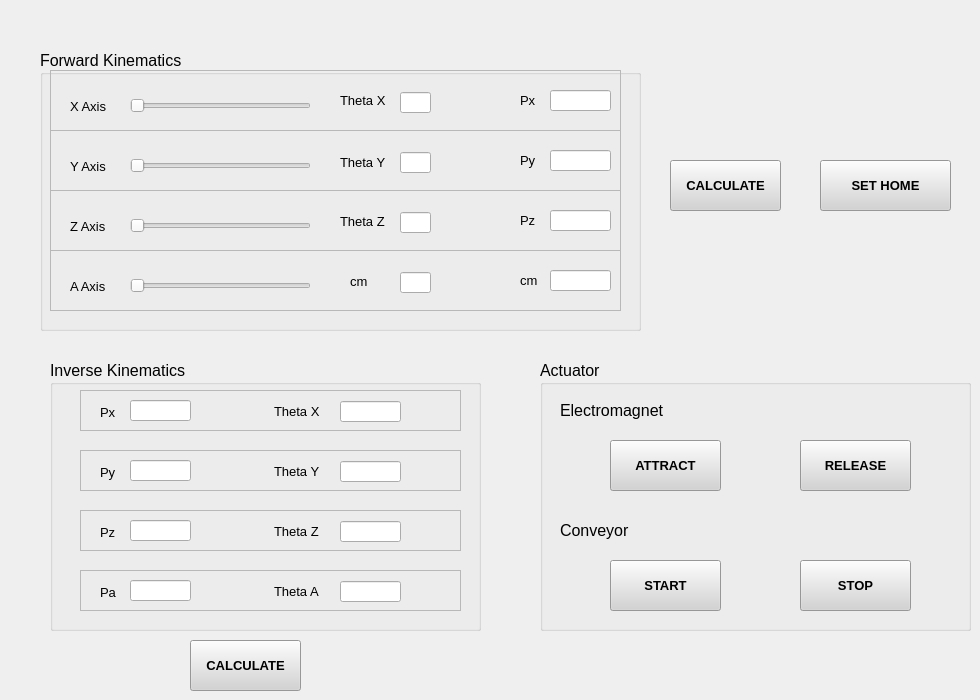
    <widget class="QWidget" name="page_control">
     <widget class="QGroupBox" name="groupBox">
      <property name="geometry">
       <rect>
        <x>40</x>
        <y>50</y>
        <width>601</width>
        <height>281</height>
       </rect>
      </property>
      <property name="font">
       <font>
        <family>Arial</family>
        <pointsize>12</pointsize>
       </font>
      </property>
      <property name="title">
       <string>Forward Kinematics</string>
      </property>
      <widget class="QFrame" name="frame">
       <property name="geometry">
        <rect>
         <x>10</x>
         <y>20</y>
         <width>571</width>
         <height>61</height>
        </rect>
       </property>
       <property name="frameShape">
        <enum>QFrame::StyledPanel</enum>
       </property>
       <property name="frameShadow">
        <enum>QFrame::Raised</enum>
       </property>
       <widget class="QLabel" name="label_6">
        <property name="geometry">
         <rect>
          <x>20</x>
          <y>28</y>
          <width>55</width>
          <height>16</height>
         </rect>
        </property>
        <property name="font">
         <font>
          <pointsize>10</pointsize>
         </font>
        </property>
        <property name="text">
         <string>X Axis</string>
        </property>
       </widget>
       <widget class="QSlider" name="theta1_slid">
        <property name="geometry">
         <rect>
          <x>80</x>
          <y>20</y>
          <width>181</width>
          <height>31</height>
         </rect>
        </property>
        <property name="orientation">
         <enum>Qt::Horizontal</enum>
        </property>
       </widget>
       <widget class="QLineEdit" name="sl_theta1_dis">
        <property name="geometry">
         <rect>
          <x>350</x>
          <y>22</y>
          <width>31</width>
          <height>21</height>
         </rect>
        </property>
        <property name="font">
         <font>
          <pointsize>9</pointsize>
         </font>
        </property>
       </widget>
       <widget class="QLabel" name="label_7">
        <property name="geometry">
         <rect>
          <x>290</x>
          <y>20</y>
          <width>61</width>
          <height>20</height>
         </rect>
        </property>
        <property name="font">
         <font>
          <pointsize>10</pointsize>
         </font>
        </property>
        <property name="text">
         <string>Theta X</string>
        </property>
       </widget>
       <widget class="QLineEdit" name="px_dis">
        <property name="geometry">
         <rect>
          <x>500</x>
          <y>20</y>
          <width>61</width>
          <height>21</height>
         </rect>
        </property>
        <property name="font">
         <font>
          <pointsize>9</pointsize>
         </font>
        </property>
       </widget>
       <widget class="QLabel" name="label_52">
        <property name="geometry">
         <rect>
          <x>470</x>
          <y>20</y>
          <width>30</width>
          <height>20</height>
         </rect>
        </property>
        <property name="font">
         <font>
          <pointsize>10</pointsize>
         </font>
        </property>
        <property name="text">
         <string>Px</string>
        </property>
       </widget>
      </widget>
      <widget class="QFrame" name="frame_3">
       <property name="geometry">
        <rect>
         <x>10</x>
         <y>80</y>
         <width>571</width>
         <height>61</height>
        </rect>
       </property>
       <property name="frameShape">
        <enum>QFrame::StyledPanel</enum>
       </property>
       <property name="frameShadow">
        <enum>QFrame::Raised</enum>
       </property>
       <widget class="QLabel" name="label_9">
        <property name="geometry">
         <rect>
          <x>20</x>
          <y>28</y>
          <width>55</width>
          <height>16</height>
         </rect>
        </property>
        <property name="font">
         <font>
          <pointsize>10</pointsize>
         </font>
        </property>
        <property name="text">
         <string>Y Axis</string>
        </property>
       </widget>
       <widget class="QSlider" name="theta2_slid">
        <property name="geometry">
         <rect>
          <x>80</x>
          <y>20</y>
          <width>181</width>
          <height>31</height>
         </rect>
        </property>
        <property name="orientation">
         <enum>Qt::Horizontal</enum>
        </property>
       </widget>
       <widget class="QLineEdit" name="sl_theta2_dis">
        <property name="geometry">
         <rect>
          <x>350</x>
          <y>22</y>
          <width>31</width>
          <height>21</height>
         </rect>
        </property>
        <property name="font">
         <font>
          <pointsize>9</pointsize>
         </font>
        </property>
       </widget>
       <widget class="QLabel" name="label_8">
        <property name="geometry">
         <rect>
          <x>290</x>
          <y>22</y>
          <width>61</width>
          <height>20</height>
         </rect>
        </property>
        <property name="font">
         <font>
          <pointsize>10</pointsize>
         </font>
        </property>
        <property name="text">
         <string>Theta Y</string>
        </property>
       </widget>
       <widget class="QLineEdit" name="py_dis">
        <property name="geometry">
         <rect>
          <x>500</x>
          <y>20</y>
          <width>61</width>
          <height>21</height>
         </rect>
        </property>
        <property name="font">
         <font>
          <pointsize>9</pointsize>
         </font>
        </property>
       </widget>
       <widget class="QLabel" name="label_53">
        <property name="geometry">
         <rect>
          <x>470</x>
          <y>20</y>
          <width>31</width>
          <height>20</height>
         </rect>
        </property>
        <property name="font">
         <font>
          <pointsize>10</pointsize>
         </font>
        </property>
        <property name="text">
         <string>Py</string>
        </property>
       </widget>
      </widget>
      <widget class="QFrame" name="frame_4">
       <property name="geometry">
        <rect>
         <x>10</x>
         <y>140</y>
         <width>571</width>
         <height>61</height>
        </rect>
       </property>
       <property name="frameShape">
        <enum>QFrame::StyledPanel</enum>
       </property>
       <property name="frameShadow">
        <enum>QFrame::Raised</enum>
       </property>
       <widget class="QLabel" name="label_11">
        <property name="geometry">
         <rect>
          <x>20</x>
          <y>28</y>
          <width>55</width>
          <height>16</height>
         </rect>
        </property>
        <property name="font">
         <font>
          <pointsize>10</pointsize>
         </font>
        </property>
        <property name="text">
         <string>Z Axis</string>
        </property>
       </widget>
       <widget class="QSlider" name="theta3_slid">
        <property name="geometry">
         <rect>
          <x>80</x>
          <y>20</y>
          <width>181</width>
          <height>31</height>
         </rect>
        </property>
        <property name="orientation">
         <enum>Qt::Horizontal</enum>
        </property>
       </widget>
       <widget class="QLineEdit" name="sl_theta3_dis">
        <property name="geometry">
         <rect>
          <x>350</x>
          <y>22</y>
          <width>31</width>
          <height>21</height>
         </rect>
        </property>
        <property name="font">
         <font>
          <pointsize>9</pointsize>
         </font>
        </property>
       </widget>
       <widget class="QFrame" name="frame_5">
        <property name="geometry">
         <rect>
          <x>170</x>
          <y>60</y>
          <width>371</width>
          <height>61</height>
         </rect>
        </property>
        <property name="frameShape">
         <enum>QFrame::StyledPanel</enum>
        </property>
        <property name="frameShadow">
         <enum>QFrame::Raised</enum>
        </property>
        <widget class="QLabel" name="label_12">
         <property name="geometry">
          <rect>
           <x>20</x>
           <y>30</y>
           <width>55</width>
           <height>16</height>
          </rect>
         </property>
         <property name="font">
          <font>
           <pointsize>10</pointsize>
          </font>
         </property>
         <property name="text">
          <string>X Axis</string>
         </property>
        </widget>
        <widget class="QSlider" name="horizontalSlider_7">
         <property name="geometry">
          <rect>
           <x>80</x>
           <y>20</y>
           <width>181</width>
           <height>31</height>
          </rect>
         </property>
         <property name="orientation">
          <enum>Qt::Horizontal</enum>
         </property>
        </widget>
        <widget class="QLineEdit" name="lineEdit_7">
         <property name="geometry">
          <rect>
           <x>280</x>
           <y>20</y>
           <width>61</width>
           <height>21</height>
          </rect>
         </property>
         <property name="font">
          <font>
           <pointsize>9</pointsize>
          </font>
         </property>
        </widget>
       </widget>
       <widget class="QLabel" name="pz_14">
        <property name="geometry">
         <rect>
          <x>290</x>
          <y>21</y>
          <width>55</width>
          <height>20</height>
         </rect>
        </property>
        <property name="font">
         <font>
          <pointsize>10</pointsize>
         </font>
        </property>
        <property name="text">
         <string>Theta Z</string>
        </property>
       </widget>
       <widget class="QLineEdit" name="pz_dis_2">
        <property name="geometry">
         <rect>
          <x>500</x>
          <y>20</y>
          <width>61</width>
          <height>21</height>
         </rect>
        </property>
        <property name="font">
         <font>
          <pointsize>9</pointsize>
         </font>
        </property>
       </widget>
       <widget class="QLabel" name="pz_dis">
        <property name="geometry">
         <rect>
          <x>470</x>
          <y>20</y>
          <width>55</width>
          <height>20</height>
         </rect>
        </property>
        <property name="font">
         <font>
          <pointsize>10</pointsize>
         </font>
        </property>
        <property name="text">
         <string>Pz</string>
        </property>
       </widget>
      </widget>
      <widget class="QFrame" name="frame_6">
       <property name="geometry">
        <rect>
         <x>10</x>
         <y>200</y>
         <width>571</width>
         <height>61</height>
        </rect>
       </property>
       <property name="frameShape">
        <enum>QFrame::StyledPanel</enum>
       </property>
       <property name="frameShadow">
        <enum>QFrame::Raised</enum>
       </property>
       <widget class="QLabel" name="label_13">
        <property name="geometry">
         <rect>
          <x>20</x>
          <y>28</y>
          <width>55</width>
          <height>16</height>
         </rect>
        </property>
        <property name="font">
         <font>
          <pointsize>10</pointsize>
         </font>
        </property>
        <property name="text">
         <string>A Axis</string>
        </property>
       </widget>
       <widget class="QSlider" name="base_slid">
        <property name="geometry">
         <rect>
          <x>80</x>
          <y>20</y>
          <width>181</width>
          <height>31</height>
         </rect>
        </property>
        <property name="orientation">
         <enum>Qt::Horizontal</enum>
        </property>
       </widget>
       <widget class="QLineEdit" name="base_sl_dis">
        <property name="geometry">
         <rect>
          <x>350</x>
          <y>22</y>
          <width>31</width>
          <height>21</height>
         </rect>
        </property>
        <property name="font">
         <font>
          <pointsize>9</pointsize>
         </font>
        </property>
       </widget>
       <widget class="QLabel" name="label_15">
        <property name="geometry">
         <rect>
          <x>300</x>
          <y>21</y>
          <width>55</width>
          <height>20</height>
         </rect>
        </property>
        <property name="font">
         <font>
          <pointsize>10</pointsize>
         </font>
        </property>
        <property name="text">
         <string>cm</string>
        </property>
       </widget>
       <widget class="QLineEdit" name="pa_dis">
        <property name="geometry">
         <rect>
          <x>500</x>
          <y>20</y>
          <width>61</width>
          <height>21</height>
         </rect>
        </property>
        <property name="font">
         <font>
          <pointsize>9</pointsize>
         </font>
        </property>
       </widget>
       <widget class="QLabel" name="label_54">
        <property name="geometry">
         <rect>
          <x>470</x>
          <y>20</y>
          <width>55</width>
          <height>20</height>
         </rect>
        </property>
        <property name="font">
         <font>
          <pointsize>10</pointsize>
         </font>
        </property>
        <property name="text">
         <string>cm</string>
        </property>
       </widget>
      </widget>
     </widget>
     <widget class="QPushButton" name="bt_setHome">
      <property name="geometry">
       <rect>
        <x>820</x>
        <y>160</y>
        <width>131</width>
        <height>51</height>
       </rect>
      </property>
      <property name="font">
       <font>
        <pointsize>10</pointsize>
        <weight>75</weight>
        <bold>true</bold>
       </font>
      </property>
      <property name="styleSheet">
       <string notr="true">QPushButton {
    background-color: lightgray;
}
QPushButton:pressed {
    background-color: blue;       /* click */
}</string>
      </property>
      <property name="text">
       <string>SET HOME</string>
      </property>
     </widget>
     <widget class="QGroupBox" name="groupBox_2">
      <property name="geometry">
       <rect>
        <x>50</x>
        <y>360</y>
        <width>431</width>
        <height>271</height>
       </rect>
      </property>
      <property name="font">
       <font>
        <family>Arial</family>
        <pointsize>12</pointsize>
       </font>
      </property>
      <property name="title">
       <string>Inverse Kinematics</string>
      </property>
      <widget class="QFrame" name="frame_7">
       <property name="geometry">
        <rect>
         <x>30</x>
         <y>30</y>
         <width>381</width>
         <height>41</height>
        </rect>
       </property>
       <property name="font">
        <font>
         <family>Arial</family>
         <pointsize>10</pointsize>
        </font>
       </property>
       <property name="frameShape">
        <enum>QFrame::StyledPanel</enum>
       </property>
       <property name="frameShadow">
        <enum>QFrame::Raised</enum>
       </property>
       <widget class="QLabel" name="label_22">
        <property name="geometry">
         <rect>
          <x>20</x>
          <y>14</y>
          <width>81</width>
          <height>16</height>
         </rect>
        </property>
        <property name="text">
         <string>Px</string>
        </property>
       </widget>
       <widget class="QLineEdit" name="Px_inv">
        <property name="geometry">
         <rect>
          <x>50</x>
          <y>10</y>
          <width>61</width>
          <height>21</height>
         </rect>
        </property>
        <property name="font">
         <font>
          <pointsize>9</pointsize>
         </font>
        </property>
       </widget>
       <widget class="QLabel" name="label_23">
        <property name="geometry">
         <rect>
          <x>194</x>
          <y>13</y>
          <width>81</width>
          <height>16</height>
         </rect>
        </property>
        <property name="text">
         <string>Theta X</string>
        </property>
       </widget>
       <widget class="QLineEdit" name="theta1_dis">
        <property name="geometry">
         <rect>
          <x>260</x>
          <y>11</y>
          <width>61</width>
          <height>21</height>
         </rect>
        </property>
        <property name="font">
         <font>
          <pointsize>9</pointsize>
         </font>
        </property>
       </widget>
      </widget>
      <widget class="QFrame" name="frame_8">
       <property name="geometry">
        <rect>
         <x>30</x>
         <y>90</y>
         <width>381</width>
         <height>41</height>
        </rect>
       </property>
       <property name="font">
        <font>
         <family>Arial</family>
         <pointsize>10</pointsize>
        </font>
       </property>
       <property name="frameShape">
        <enum>QFrame::StyledPanel</enum>
       </property>
       <property name="frameShadow">
        <enum>QFrame::Raised</enum>
       </property>
       <widget class="QLabel" name="label_24">
        <property name="geometry">
         <rect>
          <x>20</x>
          <y>14</y>
          <width>81</width>
          <height>16</height>
         </rect>
        </property>
        <property name="text">
         <string>Py</string>
        </property>
       </widget>
       <widget class="QLineEdit" name="Py_inv">
        <property name="geometry">
         <rect>
          <x>50</x>
          <y>10</y>
          <width>61</width>
          <height>21</height>
         </rect>
        </property>
        <property name="font">
         <font>
          <pointsize>9</pointsize>
         </font>
        </property>
       </widget>
       <widget class="QLabel" name="label_25">
        <property name="geometry">
         <rect>
          <x>194</x>
          <y>13</y>
          <width>81</width>
          <height>16</height>
         </rect>
        </property>
        <property name="text">
         <string>Theta Y</string>
        </property>
       </widget>
       <widget class="QLineEdit" name="theta2_dis">
        <property name="geometry">
         <rect>
          <x>260</x>
          <y>11</y>
          <width>61</width>
          <height>21</height>
         </rect>
        </property>
        <property name="font">
         <font>
          <pointsize>9</pointsize>
         </font>
        </property>
       </widget>
      </widget>
      <widget class="QFrame" name="frame_2">
       <property name="geometry">
        <rect>
         <x>30</x>
         <y>150</y>
         <width>381</width>
         <height>41</height>
        </rect>
       </property>
       <property name="font">
        <font>
         <family>Arial</family>
         <pointsize>10</pointsize>
        </font>
       </property>
       <property name="frameShape">
        <enum>QFrame::StyledPanel</enum>
       </property>
       <property name="frameShadow">
        <enum>QFrame::Raised</enum>
       </property>
       <widget class="QLabel" name="label_16">
        <property name="geometry">
         <rect>
          <x>20</x>
          <y>14</y>
          <width>81</width>
          <height>16</height>
         </rect>
        </property>
        <property name="text">
         <string>Pz</string>
        </property>
       </widget>
       <widget class="QLineEdit" name="Pz_inv">
        <property name="geometry">
         <rect>
          <x>50</x>
          <y>10</y>
          <width>61</width>
          <height>21</height>
         </rect>
        </property>
        <property name="font">
         <font>
          <pointsize>9</pointsize>
         </font>
        </property>
       </widget>
       <widget class="QLabel" name="label_17">
        <property name="geometry">
         <rect>
          <x>194</x>
          <y>13</y>
          <width>81</width>
          <height>16</height>
         </rect>
        </property>
        <property name="text">
         <string>Theta Z</string>
        </property>
       </widget>
       <widget class="QLineEdit" name="theta3_dis">
        <property name="geometry">
         <rect>
          <x>260</x>
          <y>11</y>
          <width>61</width>
          <height>21</height>
         </rect>
        </property>
        <property name="font">
         <font>
          <pointsize>9</pointsize>
         </font>
        </property>
       </widget>
      </widget>
      <widget class="QFrame" name="frame_9">
       <property name="geometry">
        <rect>
         <x>30</x>
         <y>210</y>
         <width>381</width>
         <height>41</height>
        </rect>
       </property>
       <property name="font">
        <font>
         <family>Arial</family>
         <pointsize>10</pointsize>
        </font>
       </property>
       <property name="frameShape">
        <enum>QFrame::StyledPanel</enum>
       </property>
       <property name="frameShadow">
        <enum>QFrame::Raised</enum>
       </property>
       <widget class="QLabel" name="label_26">
        <property name="geometry">
         <rect>
          <x>20</x>
          <y>14</y>
          <width>81</width>
          <height>16</height>
         </rect>
        </property>
        <property name="text">
         <string>Pa</string>
        </property>
       </widget>
       <widget class="QLineEdit" name="Pa_inv">
        <property name="geometry">
         <rect>
          <x>50</x>
          <y>10</y>
          <width>61</width>
          <height>21</height>
         </rect>
        </property>
        <property name="font">
         <font>
          <pointsize>9</pointsize>
         </font>
        </property>
       </widget>
       <widget class="QLabel" name="label_27">
        <property name="geometry">
         <rect>
          <x>194</x>
          <y>13</y>
          <width>81</width>
          <height>16</height>
         </rect>
        </property>
        <property name="text">
         <string>Theta A</string>
        </property>
       </widget>
       <widget class="QLineEdit" name="base_dis">
        <property name="geometry">
         <rect>
          <x>260</x>
          <y>11</y>
          <width>61</width>
          <height>21</height>
         </rect>
        </property>
        <property name="font">
         <font>
          <pointsize>9</pointsize>
         </font>
        </property>
       </widget>
      </widget>
     </widget>
     <widget class="QPushButton" name="bt_cal_IK">
      <property name="geometry">
       <rect>
        <x>190</x>
        <y>640</y>
        <width>111</width>
        <height>51</height>
       </rect>
      </property>
      <property name="font">
       <font>
        <family>Arial</family>
        <pointsize>10</pointsize>
        <weight>75</weight>
        <bold>true</bold>
        <underline>false</underline>
        <strikeout>false</strikeout>
        <kerning>true</kerning>
       </font>
      </property>
      <property name="mouseTracking">
       <bool>false</bool>
      </property>
      <property name="styleSheet">
       <string notr="true">QPushButton {
    background-color: lightgray;
}
QPushButton:pressed {
    background-color: blue;       /* click */
}</string>
      </property>
      <property name="text">
       <string>CALCULATE</string>
      </property>
     </widget>
     <widget class="QGroupBox" name="groupBox_8">
      <property name="geometry">
       <rect>
        <x>540</x>
        <y>360</y>
        <width>431</width>
        <height>271</height>
       </rect>
      </property>
      <property name="font">
       <font>
        <family>Arial</family>
        <pointsize>12</pointsize>
       </font>
      </property>
      <property name="title">
       <string>Actuator</string>
      </property>
      <widget class="QPushButton" name="bt_mag_release">
       <property name="geometry">
        <rect>
         <x>260</x>
         <y>80</y>
         <width>111</width>
         <height>51</height>
        </rect>
       </property>
       <property name="font">
        <font>
         <family>Arial</family>
         <pointsize>10</pointsize>
         <weight>75</weight>
         <bold>true</bold>
        </font>
       </property>
       <property name="styleSheet">
        <string notr="true">QPushButton {
    background-color: lightgray;
}
QPushButton:pressed {
    background-color: red;       /* click */
}</string>
       </property>
       <property name="text">
        <string>RELEASE</string>
       </property>
      </widget>
      <widget class="QPushButton" name="bt_mag_attract">
       <property name="geometry">
        <rect>
         <x>70</x>
         <y>80</y>
         <width>111</width>
         <height>51</height>
        </rect>
       </property>
       <property name="font">
        <font>
         <family>Arial</family>
         <pointsize>10</pointsize>
         <weight>75</weight>
         <bold>true</bold>
         <underline>false</underline>
         <strikeout>false</strikeout>
         <kerning>true</kerning>
        </font>
       </property>
       <property name="mouseTracking">
        <bool>false</bool>
       </property>
       <property name="styleSheet">
        <string notr="true">QPushButton {
    background-color: lightgray;
}
QPushButton:pressed {
    background-color: green;       /* click */
}</string>
       </property>
       <property name="text">
        <string>ATTRACT</string>
       </property>
      </widget>
      <widget class="QLabel" name="label_14">
       <property name="geometry">
        <rect>
         <x>20</x>
         <y>30</y>
         <width>201</width>
         <height>41</height>
        </rect>
       </property>
       <property name="text">
        <string>Electromagnet</string>
       </property>
      </widget>
      <widget class="QLabel" name="label_28">
       <property name="geometry">
        <rect>
         <x>20</x>
         <y>150</y>
         <width>201</width>
         <height>41</height>
        </rect>
       </property>
       <property name="text">
        <string>Conveyor</string>
       </property>
      </widget>
      <widget class="QPushButton" name="bt_conv_start">
       <property name="geometry">
        <rect>
         <x>70</x>
         <y>200</y>
         <width>111</width>
         <height>51</height>
        </rect>
       </property>
       <property name="font">
        <font>
         <family>Arial</family>
         <pointsize>10</pointsize>
         <weight>75</weight>
         <bold>true</bold>
         <underline>false</underline>
         <strikeout>false</strikeout>
         <kerning>true</kerning>
        </font>
       </property>
       <property name="mouseTracking">
        <bool>false</bool>
       </property>
       <property name="styleSheet">
        <string notr="true">QPushButton {
    background-color: lightgray;
}
QPushButton:pressed {
    background-color: green;       /* click */
}</string>
       </property>
       <property name="text">
        <string>START</string>
       </property>
      </widget>
      <widget class="QPushButton" name="bt_conv_stop">
       <property name="geometry">
        <rect>
         <x>260</x>
         <y>200</y>
         <width>111</width>
         <height>51</height>
        </rect>
       </property>
       <property name="font">
        <font>
         <family>Arial</family>
         <pointsize>10</pointsize>
         <weight>75</weight>
         <bold>true</bold>
         <underline>false</underline>
         <strikeout>false</strikeout>
         <kerning>true</kerning>
        </font>
       </property>
       <property name="mouseTracking">
        <bool>false</bool>
       </property>
       <property name="styleSheet">
        <string notr="true">QPushButton {
    background-color: lightgray;
}
QPushButton:pressed {
    background-color: red;       /* click */
}</string>
       </property>
       <property name="text">
        <string>STOP</string>
       </property>
      </widget>
     </widget>
     <widget class="QPushButton" name="bt_cal_FK">
      <property name="geometry">
       <rect>
        <x>670</x>
        <y>160</y>
        <width>111</width>
        <height>51</height>
       </rect>
      </property>
      <property name="font">
       <font>
        <family>Arial</family>
        <pointsize>10</pointsize>
        <weight>75</weight>
        <bold>true</bold>
        <underline>false</underline>
        <strikeout>false</strikeout>
        <kerning>true</kerning>
       </font>
      </property>
      <property name="mouseTracking">
       <bool>false</bool>
      </property>
      <property name="styleSheet">
       <string notr="true">QPushButton {
    background-color: lightgray;
}
QPushButton:pressed {
    background-color: blue;       /* click */
}</string>
      </property>
      <property name="text">
       <string>CALCULATE</string>
      </property>
     </widget>
    </widget>
